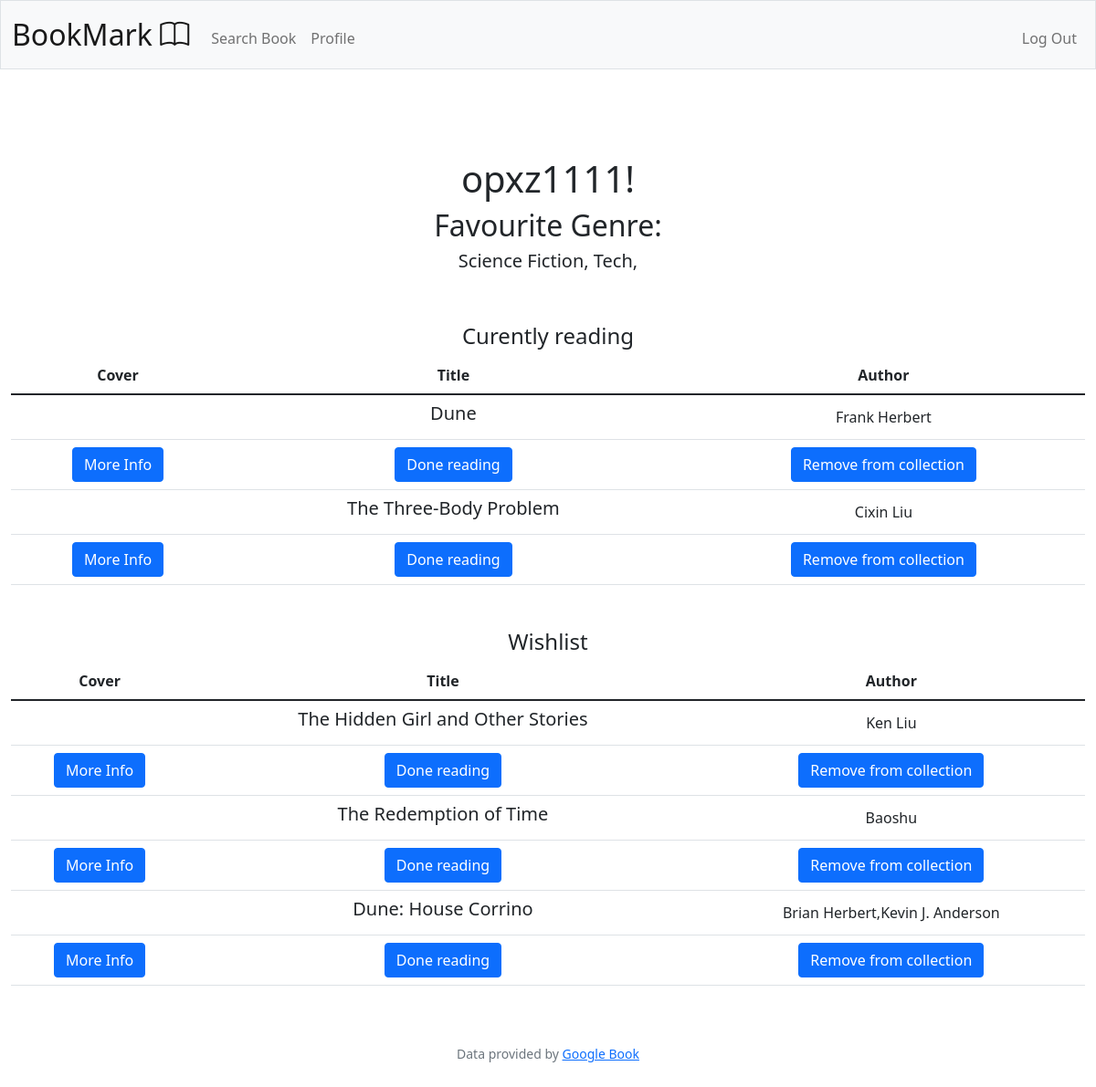
/profile (signed in), run on the app's committed database.
### tables this page shows
CREATE TABLE bookusers (id INTEGER PRIMARY KEY AUTOINCREMENT NOT NULL, username TEXT NOT NULL UNIQUE, hash TEXT NOT NULL);

CREATE TABLE genre (
id INTEGER PRIMARY KEY,
genre TEXT NOT NULL
);

CREATE TABLE book
(
booknoid INTEGER PRIMARY KEY AUTOINCREMENT NOT NULL,
bookgid TEXT NOT NULL UNIQUE,
imglink TEXT NOT NULL,
title TEXT NOT NULL,
authors TEXT NOT NULL
);

### app.py (the view)
@app.route("/profile")
def profile():
    username = (db.execute("SELECT username FROM bookusers WHERE id = ?", session["user_id"]))[0]["username"]
    usergenre = db.execute(
    """
    SELECT genre
    FROM genre
    WHERE id IN
    (
        SELECT genreid
        FROM user_genre
        WHERE userid = ?
    )
    """
    , session["user_id"])
    user_current = get_user_lst("O")
    user_wish = get_user_lst("W")
    for book in user_current:
        book["authors"] = book["authors"].split(",")
    return render_template("profile.html", username=username, usergenre=usergenre, user_current=user_current, user_wish=user_wish)

### app.py (called while the page is built)
@app.after_request
def after_request(response):
    response.headers["Cache-Control"] = "no-cache, no-store, must-revalidate"
    response.headers["Expires"] = 0
    response.headers["Pragma"] = "no-cache"
    return response

def get_user_lst(type):
    if type != "W" and type != "O" and type != "D":
        return None
    user_lst = db.execute(
        """
        SELECT imglink, title, authors, bookgid, booknoid
        FROM book
        WHERE booknoid
        IN
        (
            SELECT bookid
            FROM users_book
            WHERE userid = ?
            AND
            status = ?
        )
        """
    ,session["user_id"], type)
    return user_lst

### templates/profile.html (shortened to what this page needs)
{% extends "layout.html" %}
{% block main %}
    <div class="p-5">
        <h1>{{ username }}!</h1>
        <h2>Favourite Genre:</h2>
        <h5>
            {% for genre in usergenre %}
                {{ genre["genre"] ~ ","}}
            {% endfor %}
        </h5>
    </div>
        <h4>Curently reading</h4>
        <table class="table align-middle">
            <thead>
                <tr>
                    <th>Cover</th>
                    <th>Title</th>
                    <th>Author</th>
                </tr>
            </thead>
            <tbody>
                {% for book in user_current %}
                    {% if book != None %}
                    <tr>
                            <td><img src="{{ book['imglink'] }}" alt=""></td>
                            <td><h5>{{ book["title"] }}</h5></td>
                            <td>
                                {% for author in book["authors"] %}
                                {{ author }}
                                <br>
                                {% endfor %}
                            </td>
                    </tr>
                    <div class="d-flex flex-row justify-content-center">
                        <form method="POST" action="/moreinfo">
                            <td><input type="submit" value="More Info" class="btn btn-primary"></td>
                        </form>
                        <form method="POST" action="/done">
                            <td><input type="submit" value="Done reading" class="btn btn-primary"></td>
                        </form>
                        <form method="POST" action="/remove">
                            <td><input type="submit" value="Remove from collection" class="btn btn-primary"></td>
                        </form>
                    </div>
                    {% endif %}
                {% endfor %}
            </tbody>
        </table>
        <h4 class="mt-5">Wishlist</h4>
        <table class="table align-middle">
            <thead>
                <tr>
                    <th>Cover</th>
                    <th>Title</th>
                    <th>Author</th>
                </tr>
            </thead>
            <tbody>
                {% for book in user_wish %}
                    {% if book != None %}
                    <tr>
                            <td><img src="{{ book['imglink'] }}" alt=""></td>
                            <td><h5>{{ book["title"] }}</h5></td>
                            <td>
                                {{ book["authors"] }}
                            </td>
                    </tr>
                    <div class="d-flex flex-row justify-content-center">
                        <form method="POST" action="/moreinfo">
                            <td><input type="submit" value="More Info" class="btn btn-primary"></td>
                        </form>
                        <form method="POST" action="/done">
                            <td><input type="submit" value="Done reading" class="btn btn-primary"></td>
                        </form>
                        <form method="POST" action="/remove">
                            <td><input type="submit" value="Remove from collection" class="btn btn-primary"></td>
                        </form>
                    </div>
                    {% endif %}
                {% endfor %}
            </tbody>
        </table>
{% endblock %}

### templates/layout.html (shortened to what this page needs)
<!DOCTYPE html>
<html lang="en">
    <head>
        <link href="https://cdn.jsdelivr.net/npm/bootstrap@5.1.3/dist/css/bootstrap.min.css" rel="stylesheet">
        <link rel="stylesheet" href="https://cdn.jsdelivr.net/npm/bootstrap-icons@1.9.1/font/bootstrap-icons.css">
        <link href="/static/styles.css" rel="stylesheet">
    </head>
    <body>
        <nav class="bg-light border navbar navbar-expand-md navbar-light">
            <div class="container-fluid">
                <a class="navbar-brand" href="/">BookMark <i class="bi bi-book"></i></a>
                <div class="collapse navbar-collapse" id="navbar">
                    {% if session["user_id"] %}
                        <ul class="navbar-nav me-auto mt-2">
                            <li class="nav-item"><a class="nav-link" href="/search">Search Book</a></li>
                            <li class="nav-item"><a class="nav-link" href="/profile">Profile</a></li>
                        </ul>
                        <ul class="navbar-nav ms-auto mt-2">
                            <li class="nav-item"><a class="nav-link" href="/logout">Log Out</a></li>
                        </ul>
                    {% endif %}
                </div>
            </div>
        </nav>
        <main class="container-fluid py-5 text-center">
            {% block main %}{% endblock %}
        </main>
        <footer class="mb-5 small text-center text-muted">
            Data provided by <a href="https://books.google.com">Google Book</a>
        </footer>
    </body>
</html>

### static/styles.css (style rules this page uses)
nav .navbar-brand { font-size: xx-large; }

### data on the page
bookusers: username "opxz1111"
genre: genre "Science Fiction,"
genre: genre "Tech,"
book: title "Dune", authors "Frank Herbert"
book: title "The Three-Body Problem", authors "Cixin Liu"
book: title "The Hidden Girl and Other Stories", authors "Ken Liu"
book: title "The Redemption of Time", authors "Baoshu"
book: title "Dune: House Corrino", authors "Brian Herbert,Kevin J. Anderson"
